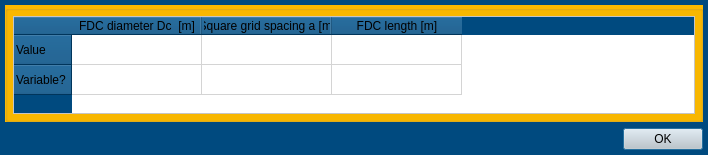
<?xml version="1.0" encoding="UTF-8"?>
<ui version="4.0">
 <class>Dialog</class>
 <widget class="QDialog" name="Dialog">
  <property name="geometry">
   <rect>
    <x>0</x>
    <y>0</y>
    <width>708</width>
    <height>155</height>
   </rect>
  </property>
  <property name="windowTitle">
   <string>Dialog</string>
  </property>
  <property name="styleSheet">
   <string notr="true">QWidget{background-color: rgb(0, 74, 127);}

QTableWidget{background-color: rgb(255, 255, 255);}

QCheckBox{background-color: rgb(255, 255, 255);}

QWidget#widget{background-color: rgb(255, 255, 255);}

QGroupBox{background-color: rgb(251, 185, 0);}

QPushButton{background-color: rgb(205, 205, 205);}

QLineEdit{background-color:rgb(255, 255, 255);}

QLabel{background-color:rgb(215, 215, 215);}</string>
  </property>
  <layout class="QVBoxLayout" name="verticalLayout">
   <property name="leftMargin">
    <number>5</number>
   </property>
   <property name="topMargin">
    <number>5</number>
   </property>
   <property name="rightMargin">
    <number>5</number>
   </property>
   <property name="bottomMargin">
    <number>5</number>
   </property>
   <item>
    <widget class="QGroupBox" name="groupBox_2">
     <property name="title">
      <string/>
     </property>
     <layout class="QVBoxLayout" name="verticalLayout_2">
      <property name="leftMargin">
       <number>5</number>
      </property>
      <property name="topMargin">
       <number>5</number>
      </property>
      <property name="rightMargin">
       <number>5</number>
      </property>
      <property name="bottomMargin">
       <number>5</number>
      </property>
      <item>
       <widget class="QTableWidget" name="tableWidget">
        <property name="columnCount">
         <number>3</number>
        </property>
        <attribute name="horizontalHeaderDefaultSectionSize">
         <number>130</number>
        </attribute>
        <row>
         <property name="text">
          <string>Value</string>
         </property>
        </row>
        <row>
         <property name="text">
          <string>Variable?</string>
         </property>
        </row>
        <column>
         <property name="text">
          <string>FDC diameter Dc  [m]</string>
         </property>
        </column>
        <column>
         <property name="text">
          <string>Square grid spacing a [m]</string>
         </property>
        </column>
        <column>
         <property name="text">
          <string>FDC length [m]</string>
         </property>
        </column>
       </widget>
      </item>
     </layout>
    </widget>
   </item>
   <item>
    <widget class="QDialogButtonBox" name="buttonBox">
     <property name="styleSheet">
      <string notr="true"/>
     </property>
     <property name="orientation">
      <enum>Qt::Horizontal</enum>
     </property>
     <property name="standardButtons">
      <set>QDialogButtonBox::Ok</set>
     </property>
    </widget>
   </item>
  </layout>
 </widget>
 <resources/>
 <connections/>
</ui>
